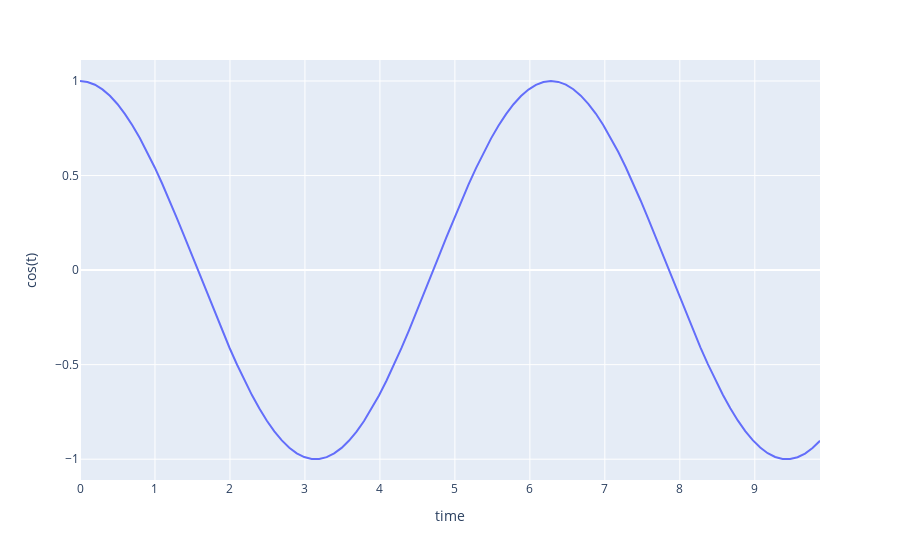

Notebook cell for this chart:
### Code cell
t = np.linspace(0,np.pi**2,100)
fig = px.line(x=t,
              y=np.cos(t),
              labels={'x':'time','y':'cos(t)'})
fig.show()
